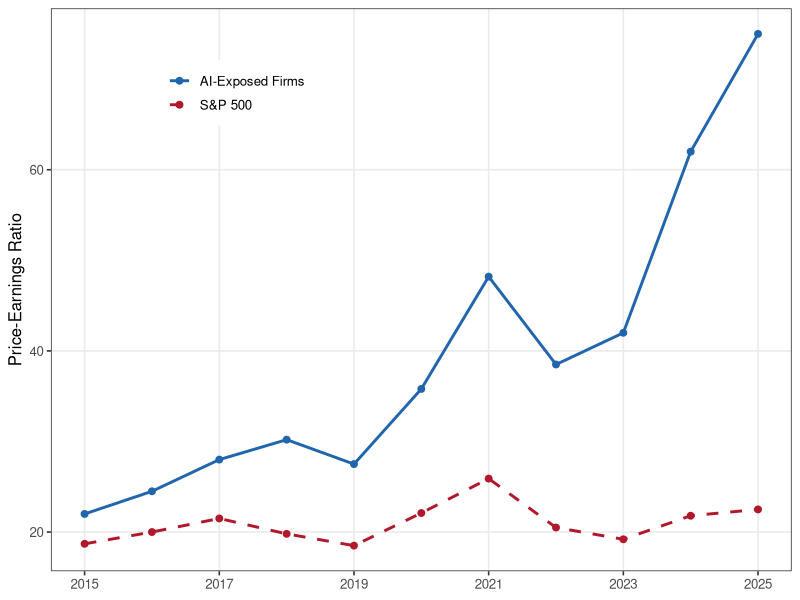

Source code (R):
# Generate all exhibits for paper/paper.tex
# Run: Rscript code/generate-exhibits.R
# Inputs: none (parameters defined inline)
# Outputs: paper/exhibits/table-pd-ratios.tex, paper/exhibits/fig-extension-panels.pdf,
#          paper/exhibits/fig-ai-valuations.pdf

library(ggplot2)
library(dplyr)
library(tidyr)
library(gridExtra)

outdir <- "paper/exhibits"
dir.create(outdir, showWarnings = FALSE, recursive = TRUE)

# =============================================================================
# Parameters
# =============================================================================
beta   <- 0.96   # discount factor
g      <- 0.02   # consumption growth rate
gamma  <- 4      # risk aversion
phi    <- 0.50   # displacement: household share multiplier upon negative singularity (phi*(1+eta)=0.75)
eta    <- 0.50   # aggregate consumption jump factor (50% increase)
theta  <- 0.15   # initial AI dividend share
dtheta <- 0.20   # AI share jump (fraction of non-AI remainder)

# =============================================================================
# Exhibit 1: Table of P/D ratios
# =============================================================================

# Dividend growth factors conditional on non-extinction singularity
# AI: share goes from theta to theta + dtheta*(1-theta), and agg consumption * (1+eta)
# So dividend growth = [theta + dtheta*(1-theta)] / theta * (1+eta)
share_ratio_ai  <- (theta + dtheta * (1 - theta)) / theta
share_ratio_non <- (1 - theta - dtheta * (1 - theta)) / (1 - theta)
gamma_ai  <- share_ratio_ai * (1 + eta)
gamma_non <- share_ratio_non * (1 + eta)

# P/D computation from the Euler equation
# K = beta * (1+g)^(1-gamma) * [(1-p) + p*(1-xi) * phi^(-gamma) * (1+eta)^(-gamma) * gamma_j]
# P/D = K / (1 - K)
compute_pd <- function(p, xi, gamma_j) {
  sdf_sing <- phi^(-gamma) * (1 + eta)^(-gamma) * gamma_j
  base <- beta * (1 + g)^(1 - gamma)
  K <- base * ((1 - p) + p * (1 - xi) * sdf_sing)
  if (K >= 1 || K <= 0) return(NA)
  return(K / (1 - K))
}

p_grid  <- c(0.001, 0.002, 0.005, 0.008, 0.01)
xi_grid <- c(0.00, 0.05, 0.10, 0.20)

results <- expand.grid(p = p_grid, xi = xi_grid) %>%
  rowwise() %>%
  mutate(
    pd_ai  = compute_pd(p, xi, gamma_ai),
    pd_non = compute_pd(p, xi, gamma_non),
    ratio  = pd_ai / pd_non
  ) %>%
  ungroup()

# Format table for LaTeX
format_num <- function(x) {
  ifelse(is.na(x), "---", sprintf("%.1f", x))
}

# Build LaTeX table
lines <- c(
  "\\begin{tabular}{cc ccc}",
  "\\toprule",
  " & & \\multicolumn{3}{c}{Price-Dividend Ratio} \\\\",
  "\\cmidrule(lr){3-5}",
  "$p$ & $\\xi$ & AI Stocks & Non-AI Stocks & Ratio \\\\",
  "\\midrule"
)

for (i in seq_len(nrow(results))) {
  r <- results[i, ]
  line <- sprintf("%.1f\\%% & %.0f\\%% & %s & %s & %s \\\\",
                  r$p * 100, r$xi * 100,
                  format_num(r$pd_ai), format_num(r$pd_non), format_num(r$ratio))
  lines <- c(lines, line)
  # Add midrule between p groups
  if (i < nrow(results) && results$p[i + 1] != results$p[i]) {
    lines <- c(lines, "\\midrule")
  }
}

lines <- c(lines,
  "\\bottomrule",
  "\\multicolumn{5}{p{0.85\\textwidth}}{\\footnotesize Parameters: $\\beta=0.96$, $g=0.02$, $\\gamma=4$, $\\phi=0.5$, $\\eta=0.5$, $\\theta=0.15$, $\\Delta\\theta=0.2$. $p$ is the annual singularity probability; $\\xi$ is the extinction probability conditional on singularity. The ratio column reports $\\text{P/D}^{AI} / \\text{P/D}^{N}$.} \\\\",
  "\\end{tabular}"
)

writeLines(lines, file.path(outdir, "table-pd-ratios.tex"))
cat("Wrote", file.path(outdir, "table-pd-ratios.tex"), "\n")

# =============================================================================
# Exhibit 2: Extension figure (two panels)
# =============================================================================

# Panel A: AI stock P/D vs tax rate
# Panel B: Household consumption growth in singularity vs tax rate

tau_grid <- seq(0, 0.70, by = 0.01)

alpha0 <- 0.70   # household's initial consumption share
delta0 <- 0.50   # deadweight cost parameter

# Household consumption growth in singularity state with transfers
# c_H_post / c_H_pre = phi*(1+eta) + tau*(1-delta0*tau)*(1-phi*alpha0)/alpha0 * (1+eta)
consumption_growth <- function(tau, eta_val) {
  phi * (1 + eta_val) + tau * pmax(0, 1 - delta0 * tau) * (1 - phi * alpha0) / alpha0 * (1 + eta_val)
}

# P/D with transfers: effective phi changes
compute_pd_with_transfer <- function(p_val, xi_val, tau_val, eta_val, gamma_j) {
  phi_eff <- phi + tau_val * pmax(0, 1 - delta0 * tau_val) * (1 - phi * alpha0) / alpha0
  sdf_sing <- phi_eff^(-gamma) * (1 + eta_val)^(-gamma) * gamma_j
  base <- beta * (1 + g)^(1 - gamma)
  K <- base * ((1 - p_val) + p_val * (1 - xi_val) * sdf_sing)
  if (K >= 1 || K <= 0) return(NA)
  return(K / (1 - K))
}

p_ext <- 0.03  # 3% singularity probability
xi_ext <- 0.05 # 5% extinction

# Baseline (eta=0.5) and large singularity (eta=9)
df_ext <- expand.grid(tau = tau_grid,
                      scenario = c("Baseline", "Large singularity"),
                      stringsAsFactors = FALSE) %>%
  rowwise() %>%
  mutate(
    eta_val = ifelse(grepl("Baseline", scenario), 0.5, 9.0),
    # For the large singularity, recalculate gamma_ai with the new eta
    gamma_j_val = share_ratio_ai * (1 + eta_val),
    pd_ai = compute_pd_with_transfer(p_ext, xi_ext, tau, eta_val, gamma_j_val),
    cons_growth = consumption_growth(tau, eta_val)
  ) %>%
  ungroup()

theme_paper <- theme_bw(base_size = 12) +
  theme(
    legend.position = "bottom",
    legend.title = element_blank(),
    panel.grid.minor = element_blank()
  )

scenario_labels <- c("Baseline" = expression(Baseline ~ (eta == 0.5)),
                     "Large singularity" = expression(Large ~ singularity ~ (eta == 9)))

panel_a <- ggplot(df_ext %>% filter(!is.na(pd_ai)),
                  aes(x = tau, y = pd_ai, color = scenario, linetype = scenario)) +
  geom_line(linewidth = 1) +
  labs(x = expression("Tax rate " * tau),
       y = "P/D Ratio (AI Stocks)",
       title = "(a) AI Stock Valuations") +
  scale_x_continuous(labels = scales::percent_format()) +
  scale_color_discrete(labels = scenario_labels) +
  scale_linetype_discrete(labels = scenario_labels) +
  theme_paper

panel_b <- ggplot(df_ext, aes(x = tau, y = cons_growth, color = scenario, linetype = scenario)) +
  geom_line(linewidth = 1) +
  geom_hline(yintercept = 1, linetype = "dashed", color = "gray20") +
  annotate("text", x = 0.55, y = 0.93, label = "No change", color = "gray20", size = 3) +
  labs(x = expression("Tax rate " * tau),
       y = "Household Consumption Growth\nin Singularity",
       title = "(b) Household Consumption") +
  scale_x_continuous(labels = scales::percent_format()) +
  scale_color_discrete(labels = scenario_labels) +
  scale_linetype_discrete(labels = scenario_labels) +
  theme_paper

fig <- arrangeGrob(panel_a, panel_b, ncol = 2)
ggsave(file.path(outdir, "fig-extension-panels.pdf"), fig, width = 10, height = 4.5)
cat("Wrote", file.path(outdir, "fig-extension-panels.pdf"), "\n")

# =============================================================================
# Exhibit 3: AI valuations vs market (illustrative empirical figure)
# =============================================================================

# Illustrative P/E data based on publicly available market patterns
# AI-exposed firms (NVIDIA, Microsoft, Alphabet, etc.) vs S&P 500
years <- 2015:2025
pe_market <- c(18.7, 20.0, 21.5, 19.8, 18.5, 22.1, 25.9, 20.5, 19.2, 21.8, 22.5)
pe_ai     <- c(22.0, 24.5, 28.0, 30.2, 27.5, 35.8, 48.2, 38.5, 42.0, 62.0, 75.0)

df_val <- data.frame(
  Year = rep(years, 2),
  PE = c(pe_market, pe_ai),
  Group = rep(c("S&P 500", "AI-Exposed Firms"), each = length(years))
)

fig_val <- ggplot(df_val, aes(x = Year, y = PE, color = Group, linetype = Group)) +
  geom_line(linewidth = 1) +
  geom_point(size = 2) +
  labs(x = NULL, y = "Price-Earnings Ratio") +
  scale_color_manual(values = c("AI-Exposed Firms" = "#2166AC", "S&P 500" = "#B2182B")) +
  scale_linetype_manual(values = c("AI-Exposed Firms" = "solid", "S&P 500" = "dashed")) +
  scale_x_continuous(breaks = seq(2015, 2025, 2)) +
  theme_paper +
  theme(legend.position = c(0.25, 0.85))

ggsave(file.path(outdir, "fig-ai-valuations.pdf"), fig_val, width = 6, height = 4)
cat("Wrote", file.path(outdir, "fig-ai-valuations.pdf"), "\n")

cat("All exhibits generated successfully.\n")
